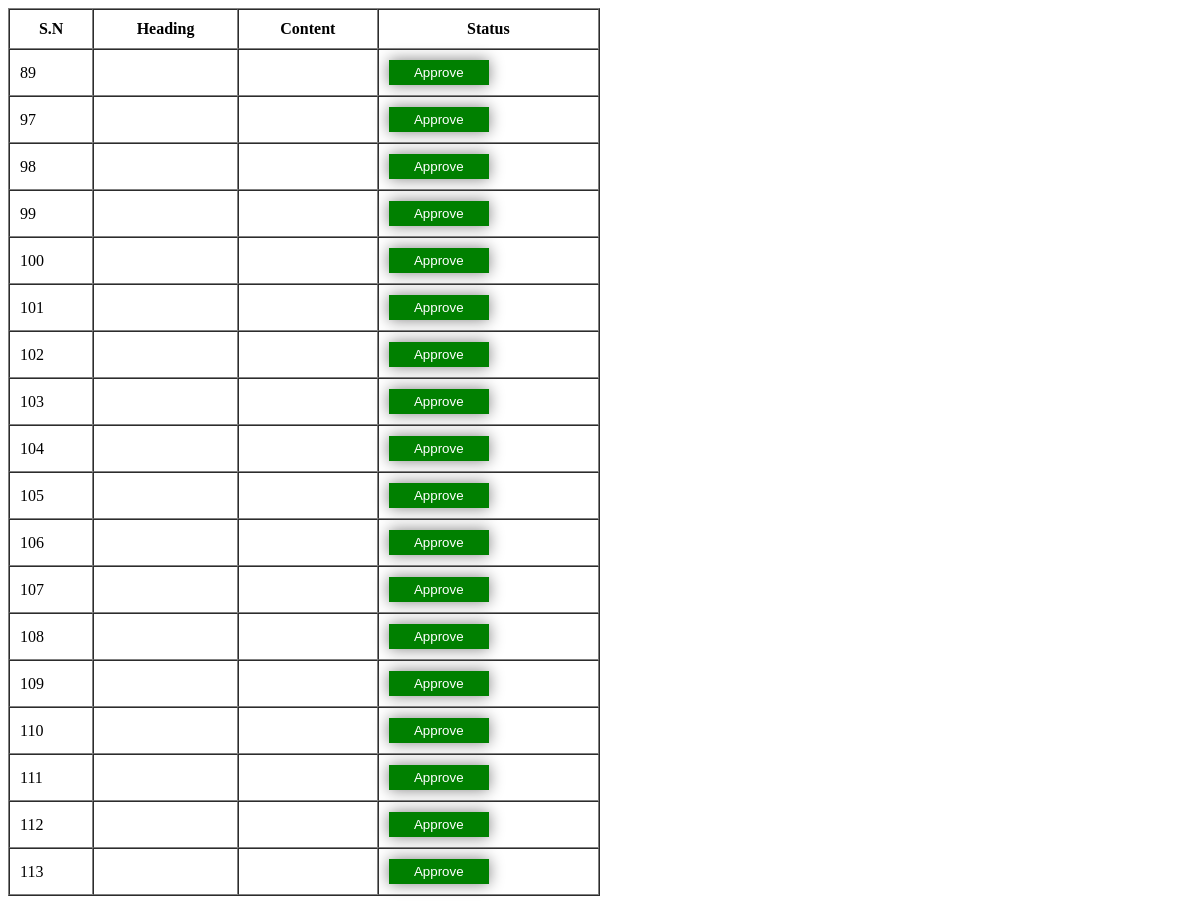
/admin/approval-button.php, run on the app's committed database.
### tables this page shows
CREATE TABLE `articles` (
  `id` int(11) NOT NULL,
  `category_id` int(11) NOT NULL,
  `user_id` int(11) NOT NULL,
  `topic_name` varchar(250) NOT NULL,
  `descripion` text NOT NULL,
  `image_banner` varchar(250) NOT NULL,
  `create_at` timestamp NOT NULL DEFAULT current_timestamp() ON UPDATE current_timestamp(),
  `view` varchar(50) NOT NULL,
  `keyword_seo` varchar(500) NOT NULL,
  `descripion_seo` varchar(500) NOT NULL,
  `url_articles_seo` varchar(350) NOT NULL,
  `update_at` datetime NOT NULL,
  `update_by` int(11) NOT NULL,
  `status` tinyint(4) NOT NULL DEFAULT 0
);

### admin/fetch-data.php (called while the page is built)
<?php
function fetchData($conn){
    $sql = "SELECT * FROM articles";
    $result = $conn->query($sql);
    if ($result->num_rows > 0) {
    $row= $result->fetch_all(MYSQLI_ASSOC);
    return $row;
}else{
    return $row=[];
}
}

### admin/approval-button.php (the view, shortened to what this page needs)
<?php
include("../connection.php");
include("fetch-data.php");
?>
<!DOCTYPE html>
<html>
<head>
</head>
<body>
    <table border="1" cellspacing="0" cellpadding="10" width="50%">
        <tr>
            <th>S.N</th>
            <th>Heading</th>
            <th>Content</th>
            <th>Status</th>
        </tr>
        <?php
        $fetchData = fetchData($conn);
        if (count($fetchData) > 0) {
            foreach ($fetchData as $data) {
        ?>
                <tr>
                    <td><?php echo $data['id']; ?></td>
                    <td><?php echo $data['heading']; ?></td>
                    <td><?php echo $data['content']; ?></td>
                    <td>
                        <button onclick="updateStatus(<?php echo $data['id']; ?>)" id="statusBtn<?php echo $data['id']; ?>" class="status-btn <?php echo $data['status'] == 0 ? 'approve' : 'disapprove'; ?>"><?php echo $data['status'] == 0 ? 'Approve' : 'Disapprove'; ?></button>
                    </td>
                <tr>
            <?php
            }
        } ?>
    </table>
</body>
</html>

### admin/approval-button.php (style rules this page uses)
.status-btn { border: none; color: white; padding: 5px 10px; width: 100px; cursor: pointer; box-shadow: 0px 0px 15px gray }
.approve { background-color: green; }

### data on the page
articles: id "89", status "Approve"
articles: id "97", status "Approve"
articles: id "98", status "Approve"
articles: id "99", status "Approve"
articles: id "100", status "Approve"
articles: id "101", status "Approve"
articles: id "102", status "Approve"
articles: id "103", status "Approve"
articles: id "104", status "Approve"
articles: id "105", status "Approve"
articles: id "106", status "Approve"
articles: id "107", status "Approve"
articles: id "108", status "Approve"
articles: id "109", status "Approve"
articles: id "110", status "Approve"
articles: id "111", status "Approve"
articles: id "112", status "Approve"
articles: id "113", status "Approve"
